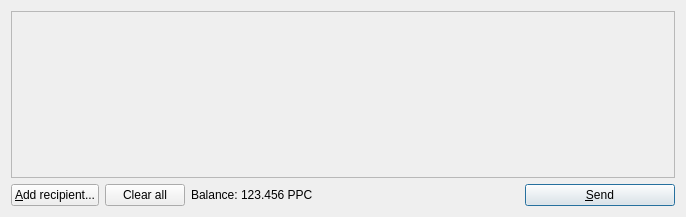
<?xml version="1.0" encoding="UTF-8"?>
<ui version="4.0">
 <class>SendCoinsDialog</class>
 <widget class="QDialog" name="SendCoinsDialog">
  <property name="geometry">
   <rect>
    <x>0</x>
    <y>0</y>
    <width>686</width>
    <height>217</height>
   </rect>
  </property>
  <property name="windowTitle">
   <string>Send Coins</string>
  </property>
  <layout class="QVBoxLayout" name="verticalLayout">
   <item>
    <widget class="QScrollArea" name="scrollArea">
     <property name="widgetResizable">
      <bool>true</bool>
     </property>
     <widget class="QWidget" name="scrollAreaWidgetContents">
      <property name="geometry">
       <rect>
        <x>0</x>
        <y>0</y>
        <width>666</width>
        <height>165</height>
       </rect>
      </property>
      <layout class="QVBoxLayout" name="verticalLayout_2">
       <property name="margin">
        <number>0</number>
       </property>
       <item>
        <layout class="QVBoxLayout" name="entries">
         <property name="spacing">
          <number>6</number>
         </property>
        </layout>
       </item>
       <item>
        <spacer name="verticalSpacer">
         <property name="orientation">
          <enum>Qt::Vertical</enum>
         </property>
         <property name="sizeHint" stdset="0">
          <size>
           <width>20</width>
           <height>40</height>
          </size>
         </property>
        </spacer>
       </item>
      </layout>
     </widget>
    </widget>
   </item>
   <item>
    <layout class="QHBoxLayout" name="horizontalLayout">
     <item>
      <widget class="QPushButton" name="addButton">
       <property name="toolTip">
        <string>Send to multiple recipients at once</string>
       </property>
       <property name="text">
        <string>&amp;Add recipient...</string>
       </property>
       <property name="icon">
        <iconset resource="../bitcoin.qrc">
         <normaloff>:/icons/add</normaloff>:/icons/add</iconset>
       </property>
      </widget>
     </item>
     <item>
      <widget class="QPushButton" name="clearButton">
       <property name="sizePolicy">
        <sizepolicy hsizetype="Minimum" vsizetype="Fixed">
         <horstretch>0</horstretch>
         <verstretch>0</verstretch>
        </sizepolicy>
       </property>
       <property name="toolTip">
        <string>Remove all transaction fields</string>
       </property>
       <property name="text">
        <string>Clear all</string>
       </property>
       <property name="icon">
        <iconset resource="../bitcoin.qrc">
         <normaloff>:/icons/remove</normaloff>:/icons/remove</iconset>
       </property>
       <property name="autoRepeatDelay">
        <number>300</number>
       </property>
      </widget>
     </item>
     <item>
      <layout class="QHBoxLayout" name="horizontalLayout_2">
       <property name="spacing">
        <number>3</number>
       </property>
       <item>
        <widget class="QLabel" name="label">
         <property name="text">
          <string>Balance:</string>
         </property>
        </widget>
       </item>
       <item>
        <widget class="QLabel" name="labelBalance">
         <property name="text">
          <string>123.456 PPC</string>
         </property>
         <property name="textInteractionFlags">
          <set>Qt::LinksAccessibleByMouse|Qt::TextSelectableByKeyboard|Qt::TextSelectableByMouse</set>
         </property>
        </widget>
       </item>
      </layout>
     </item>
     <item>
      <spacer name="horizontalSpacer">
       <property name="orientation">
        <enum>Qt::Horizontal</enum>
       </property>
       <property name="sizeHint" stdset="0">
        <size>
         <width>40</width>
         <height>20</height>
        </size>
       </property>
      </spacer>
     </item>
     <item>
      <widget class="QPushButton" name="sendButton">
       <property name="minimumSize">
        <size>
         <width>150</width>
         <height>0</height>
        </size>
       </property>
       <property name="toolTip">
        <string>Confirm the send action</string>
       </property>
       <property name="text">
        <string>&amp;Send</string>
       </property>
       <property name="icon">
        <iconset resource="../bitcoin.qrc">
         <normaloff>:/icons/send</normaloff>:/icons/send</iconset>
       </property>
       <property name="default">
        <bool>true</bool>
       </property>
      </widget>
     </item>
    </layout>
   </item>
  </layout>
 </widget>
 <resources>
  <include location="../bitcoin.qrc"/>
 </resources>
 <connections/>
</ui>
